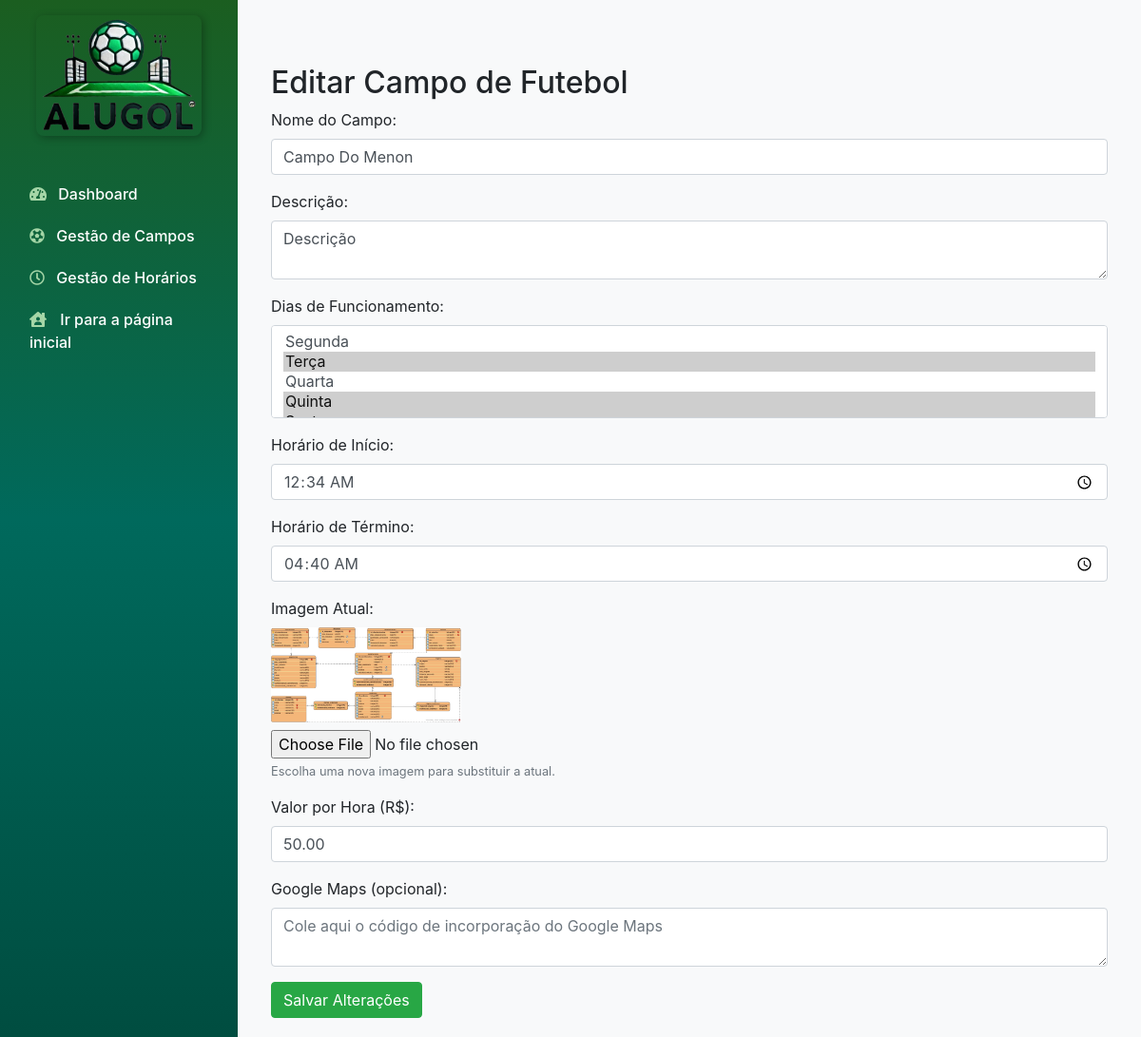
/admin/index.php?controller=campo&action=edit&id=9 (signed in), run on the app's committed database.
### tables this page shows
CREATE TABLE `campos` (
  `id` int(11) NOT NULL,
  `nome` varchar(255) NOT NULL,
  `descricao` text DEFAULT NULL,
  `imagens` text DEFAULT NULL,
  `dias_funcionamento` varchar(255) DEFAULT NULL,
  `horario_inicio` time DEFAULT NULL,
  `horario_fim` time DEFAULT NULL,
  `usuario_id` int(11) DEFAULT NULL,
  `valor_por_hora` decimal(10,2) DEFAULT NULL,
  `google_maps_script` text DEFAULT NULL
);

### admin/app/controllers/CampoController.php (called while the page is built, shortened)
<?php
require_once __DIR__ . '/../models/Campo.php';
class CampoController extends Controller {
    public function edit($id) {
        $campoModel = new Campo();
        $campo = $campoModel->findById($id);
        $this->view('campo/edit', ['campo' => $campo]);
    }
    public function view($viewPath, $data = []) {
        extract($data);
        require_once 'app/views/' . $viewPath . '.php';
    }
}

### admin/app/models/Campo.php (called while the page is built, shortened)
<?php
require_once __DIR__ . '/../../config/database.php';
class Campo extends Model {
    private $conn;
    public function __construct() {
        $database = new Database();
        $this->conn = $database->connect();
    }
    public function findById($id) {
        $query = "SELECT * FROM campos WHERE id = :id";
        $stmt = $this->conn->prepare($query);
        $stmt->bindParam(':id', $id);
        $stmt->execute();
        return $stmt->fetch(PDO::FETCH_ASSOC);
    }
}

### admin/config/database.php (called while the page is built, shortened)
<?php
class Database {
    private $host = 'localhost';
    private $db_name = 'admin_gabriel-teste-nao-apagar';
    private $username = 'admin_gabriel-teste-nao-apagar';
    private $password = 'D7JbZL4G8m22sQY2AXwE';
    public function connect() {
        $this->conn = null;
        try {
            $this->conn = new \PDO("mysql:host=" . $this->host . ";dbname=" . $this->db_name, $this->username, $this->password);
            $this->conn->setAttribute(\PDO::ATTR_ERRMODE, \PDO::ERRMODE_EXCEPTION);
        } catch(\PDOException $exception) {
            echo "Erro de conexão: " . $exception->getMessage();
        }
        return $this->conn;
    }
}

### admin/app/views/campo/edit.php (the view, shortened to what this page needs)
<?php include 'app/views/head.php'; ?>
<div class="container mt-5">
    <h2>Editar Campo de Futebol</h2>
    <?php if (isset($campo) && !empty($campo)): ?>
        <form method="POST" action="index.php?controller=campo&action=edit&id=<?= $campo['id'] ?>" enctype="multipart/form-data">
            <div class="form-group">
                <label for="nome">Nome do Campo:</label>
                <input type="text" class="form-control" id="nome" name="nome" value="<?= htmlspecialchars($campo['nome']) ?>" required>
            </div>
            <div class="form-group">
                <label for="descricao">Descrição:</label>
                <textarea class="form-control" id="descricao" name="descricao" required><?= htmlspecialchars($campo['descricao']) ?></textarea>
            </div>
            <div class="form-group">
                <label for="dias_funcionamento">Dias de Funcionamento:</label>
                <select multiple class="form-control" id="dias_funcionamento" name="dias_funcionamento[]">
                    <?php $dias = explode(',', $campo['dias_funcionamento']); ?>
                    <option value="Segunda" <?= in_array('Segunda', $dias) ? 'selected' : '' ?>>Segunda</option>
                    <option value="Terça" <?= in_array('Terça', $dias) ? 'selected' : '' ?>>Terça</option>
                    <option value="Quarta" <?= in_array('Quarta', $dias) ? 'selected' : '' ?>>Quarta</option>
                    <option value="Quinta" <?= in_array('Quinta', $dias) ? 'selected' : '' ?>>Quinta</option>
                    <option value="Sexta" <?= in_array('Sexta', $dias) ? 'selected' : '' ?>>Sexta</option>
                </select>
            </div>
            <div class="form-group">
                <label for="horario_inicio">Horário de Início:</label>
                <input type="time" class="form-control" id="horario_inicio" name="horario_inicio" value="<?= htmlspecialchars($campo['horario_inicio']) ?>" required>
            </div>
            <div class="form-group">
                <label for="horario_fim">Horário de Término:</label>
                <input type="time" class="form-control" id="horario_fim" name="horario_fim" value="<?= htmlspecialchars($campo['horario_fim']) ?>" required>
            </div>
            <div class="form-group">
                <label for="imagens">Imagem Atual:</label><br>
                <?php if (!empty($campo['imagens'])): ?>
                    <img src="/gabriel-testes/alugol/uploads/<?= htmlspecialchars($campo['imagens']) ?>" alt="Imagem Atual" style="width: 200px; height: auto;" class="mb-2">
                <?php endif; ?>
                <input type="file" class="form-control-file" id="imagens" name="imagens">
                <small class="form-text text-muted">Escolha uma nova imagem para substituir a atual.</small>
            </div>
            <div class="form-group">
                <label for="valor_por_hora">Valor por Hora (R$):</label>
                <input type="number" class="form-control" id="valor_por_hora" name="valor_por_hora" value="<?= htmlspecialchars($campo['valor_por_hora']) ?>" step="0.01" min="0" required>
            </div>
            <div class="form-group">
                <label for="google_maps_script">Google Maps (opcional):</label>
                <textarea class="form-control" id="google_maps_script" name="google_maps_script" rows="2" placeholder="Cole aqui o código de incorporação do Google Maps"><?= htmlspecialchars($campo['google_maps_script']) ?></textarea>
            </div>
            <button type="submit" class="btn btn-success">Salvar Alterações</button>
        </form>
    <?php else: ?>
        <p class="alert alert-warning">Campo não encontrado.</p>
    <?php endif; ?>
</div>

### data on the page
campos: nome "Campo Do Menon", descricao "Descrição", dias_funcionamento "Segunda / Terça ☑ / Quarta / Quinta ☑", horario_inicio "00:34:00", horario_fim "04:40:00", imagens (picture), valor_por_hora "50.00"
